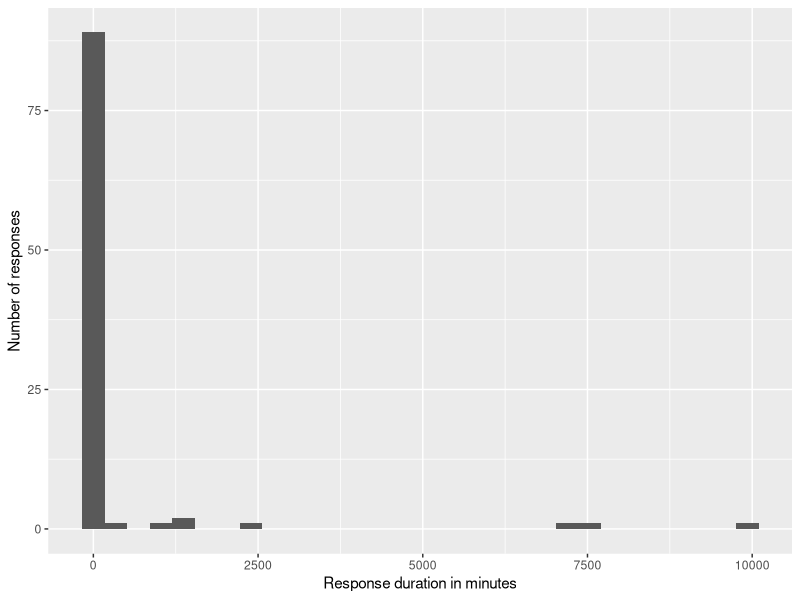
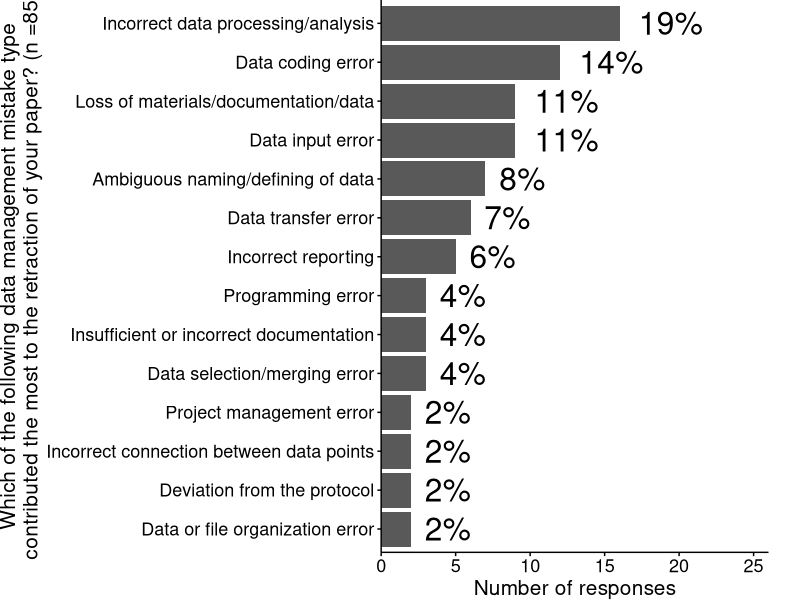
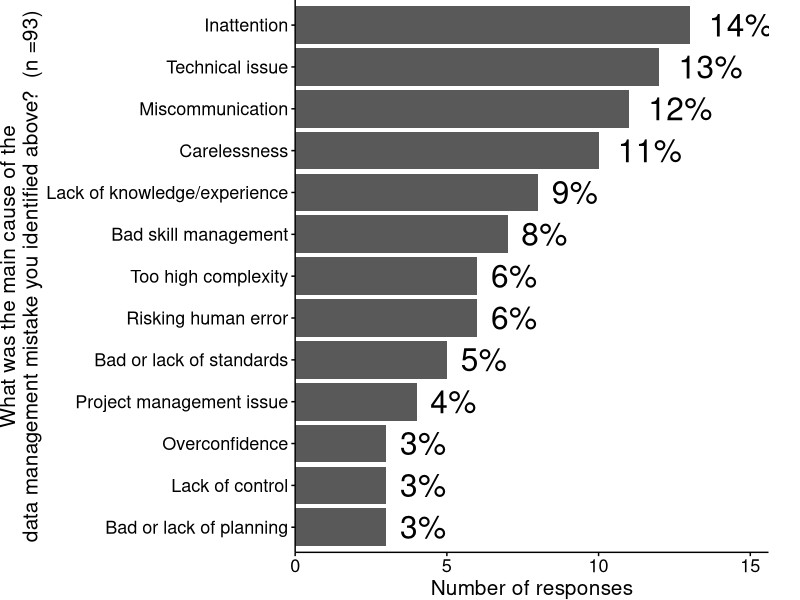
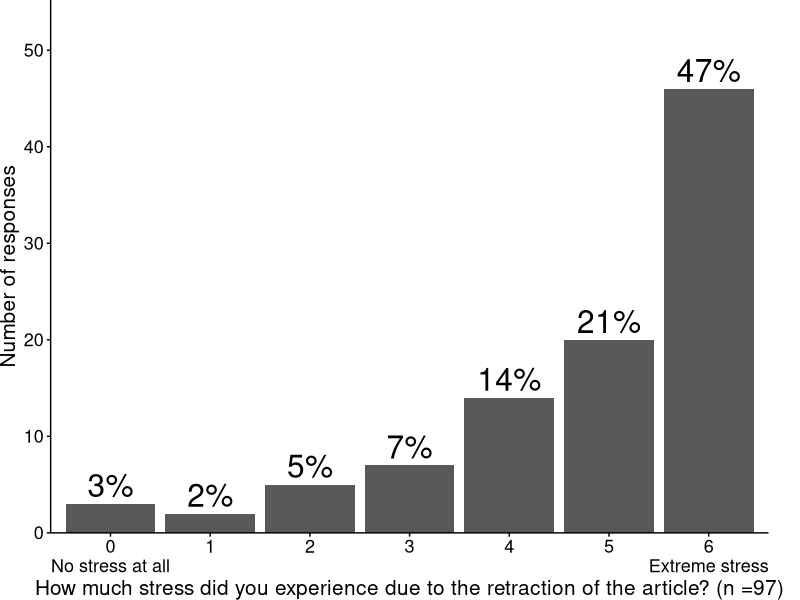
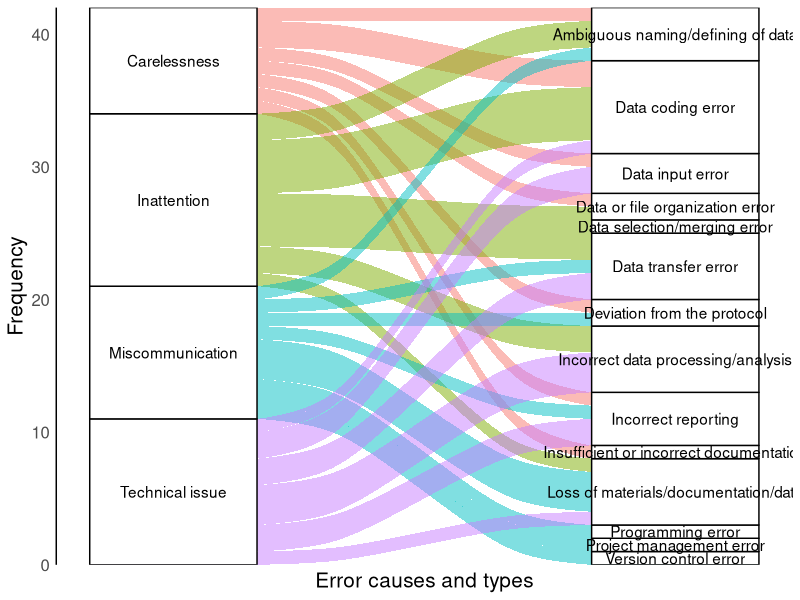
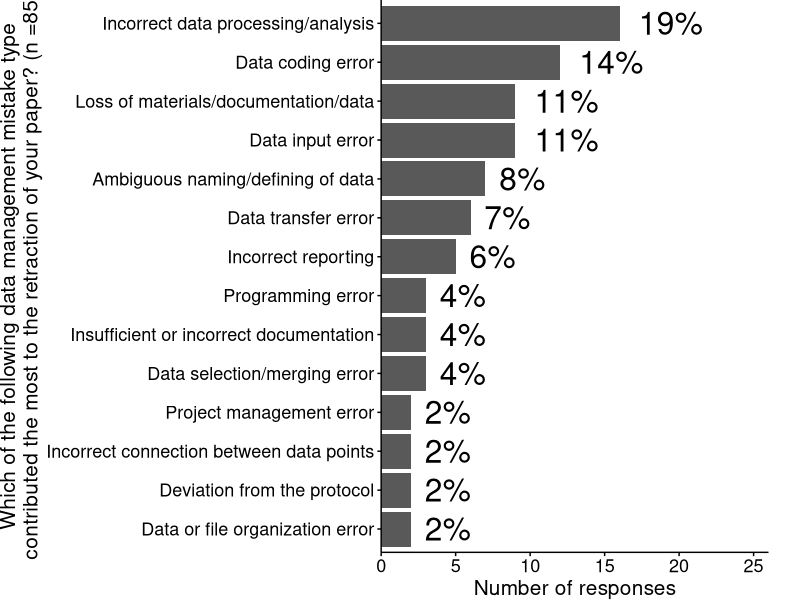
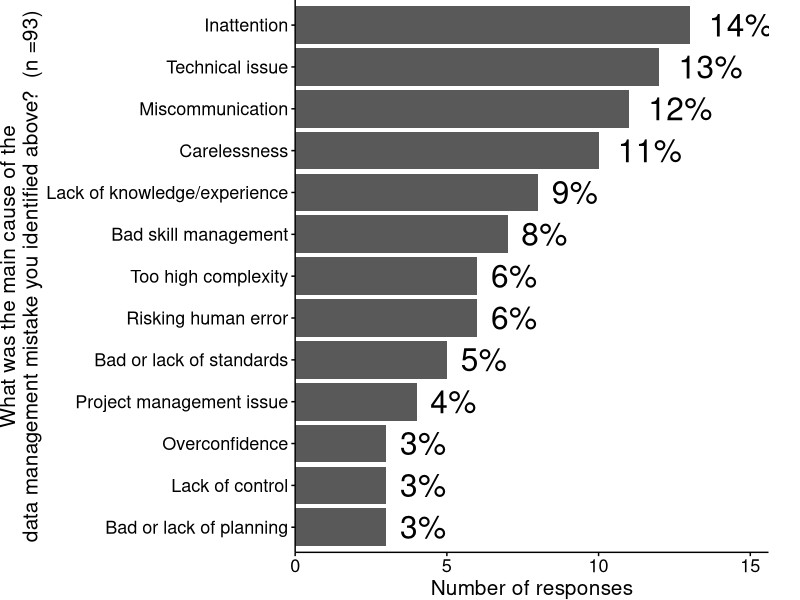
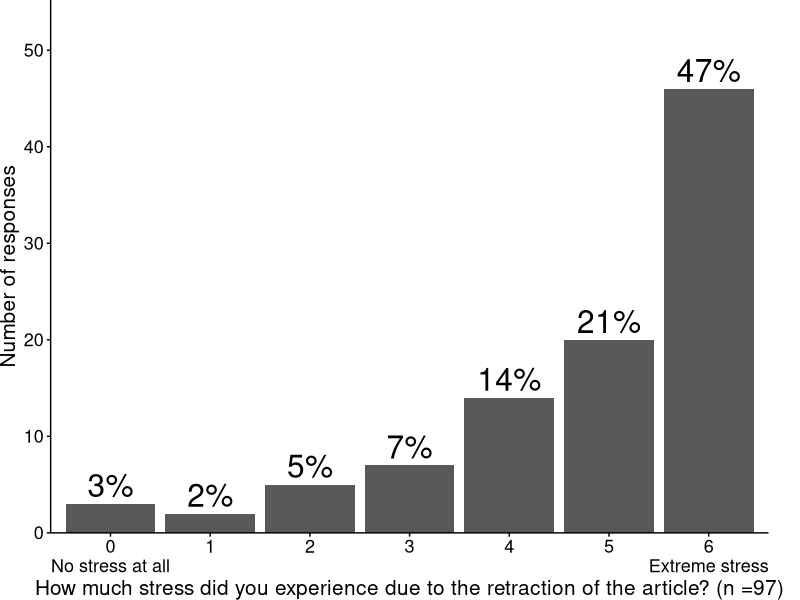

These figures' R source, in order:
## ---- chunk 1
knitr::opts_chunk$set(echo = TRUE)
library(tidyverse)
library(here)
library(ggalluvial)
## ---- chunk 2
processed <- read_csv(here("data/processed/retractionwatch_processed_data.csv"))
## ---- chunk 3
# We will only need the duration in minutes for the main analysis so we calculate it here
processed <-
  processed %>% 
  mutate(duration_in_mins = duration_in_seconds / 60)

processed %>% 
  ggplot() +
  aes(x = duration_in_mins) +
  geom_histogram() +
  labs(
    x = "Response duration in minutes",
    y = "Number of responses"
  )
## ---- chunk 4
mistake_type_plot_data <-
  processed %>% 
  # Excluding missing and dropped responses
  filter(!is.na(mistake_type)) %>% 
  select(mistake_type) %>% 
  count(mistake_type) %>% 
  ungroup() %>% 
  mutate(N = sum(n),
         percentage = round(n / N * 100, 0)) %>% 
  arrange(desc(n))

glue::glue_collapse(mistake_type_plot_data$mistake_type, sep = "\n")

y_max <- max(mistake_type_plot_data$n) + 10
  
mistake_type_plot <-
  mistake_type_plot_data %>% 
  filter(n > 1) %>% 
  ggplot() +
  aes(x = reorder(mistake_type, n), y = n) +
  geom_bar(stat = "identity") +
  geom_text(aes(label = paste0(percentage, "%")), size = 8, hjust = -0.3) +
  labs(x = paste0("Which of the following data management mistake type\ncontributed the most to the retraction of your paper? (n =", unique(mistake_type_plot_data$N), ")"),
       y = "Number of responses") +
  coord_flip() +
  scale_y_continuous(expand = c(0,0), limit = c(0, y_max)) +
  theme(
    axis.ticks = element_line(color = "black"),
    axis.line = element_line(color = "black"),
    axis.text = element_text(color = "black", size = 13),
    panel.background = element_blank(),
    axis.title = element_text(size = 15),
    plot.margin = unit(c(0,0.8,0,0), "cm")
    )

ggsave(here::here("figures/mistake_type_plot.jpg"), mistake_type_plot, dpi = 300, height = 8, width = 12)

mistake_type_plot
## ---- chunk 5
processed %>% 
  filter(is.na(mistake_type)) %>%
  nrow()
## ---- chunk 6
mistake_cause_plot_data <-
  processed %>% 
  select(mistake_cause) %>% 
  # Excluding missing and irrelevant responses
  filter(!is.na(mistake_cause)) %>% 
  count(mistake_cause) %>% 
  ungroup() %>% 
  mutate(N = sum(n),
         percentage = round(n / N * 100, 0)) %>% 
  arrange(desc(n))

y_max <- max(mistake_cause_plot_data$n) * 1.2
  
mistake_cause_plot <-
  mistake_cause_plot_data %>% 
  filter(n > 1) %>% 
  ggplot() +
  aes(x = reorder(mistake_cause, n), y = n) +
  geom_bar(stat = "identity") +
  geom_text(aes(label = paste0(percentage, "%")), size = 8, hjust = -0.3) +
  labs(x = paste0("What was the main cause of the\ndata management mistake you identified above?  (n =", unique(mistake_cause_plot_data$N), ")"),
       y = "Number of responses") +
  coord_flip() +
  scale_y_continuous(expand = c(0,0), limit = c(0, y_max)) +
  theme(
    axis.ticks = element_line(color = "black"),
    axis.line = element_line(color = "black"),
    axis.text = element_text(color = "black", size = 13),
    panel.background = element_blank(),
    axis.title = element_text(size = 15),
    plot.margin = unit(c(0,0.8,0,0), "cm")
    )

ggsave(here::here("figures/mistake_cause_plot.jpg"), mistake_cause_plot, dpi = 300, height = 8, width = 12)

mistake_cause_plot
## ---- chunk 7
processed %>% 
  filter(is.na(mistake_cause)) %>%
  nrow()
## ---- chunk 8
stress_plot_data <-
  processed %>% 
  select(stress) %>% 
  count(stress) %>% 
  ungroup() %>% 
  mutate(
    N = sum(n),
    percentage = round(n / N * 100, 0),
    stress = case_when(
      stress == 0 ~ "0\nNo stress at all",
      stress == 1 ~ "1",
      stress == 2 ~ "2",
      stress == 3 ~ "3",
      stress == 4 ~ "4",
      stress == 5 ~ "5",
      stress == 6 ~ "6\nExtreme stress"
      ),
    stress = factor(stress, levels = c("0\nNo stress at all" , "1" , "2" , "3" , "4" , "5" , "6\nExtreme stress"))
    )

y_max <- max(stress_plot_data$n) * 1.2

stress_plot <-
  stress_plot_data %>% 
  ggplot() +
  aes(x = stress, y = n) +
  geom_bar(stat = "identity") +
  geom_text(aes(label = paste0(percentage, "%")), size = 8, vjust = -0.3) +
  labs(x = paste0("How much stress did you experience due to the retraction of the article? (n =", unique(stress_plot_data$N), ")"),
       y = "Number of responses") +
  scale_y_continuous(expand = c(0,0), limit = c(0, y_max)) +
  theme(
    axis.ticks = element_line(color = "black"),
    axis.line = element_line(color = "black"),
    axis.text = element_text(color = "black", size = 13),
    panel.background = element_blank(),
    axis.title = element_text(size = 15),
    plot.margin = unit(c(0,0.8,0,0), "cm")
    )

ggsave(here::here("figures/stress_plot.jpg"), stress_plot, dpi = 300, height = 5, width = 10)

stress_plot
## ---- chunk 9
# Median
median(processed$stress, na.rm = TRUE)

# Quantile 25%
quantile(processed$stress, .25, na.rm = TRUE)

# Quantile 75%
quantile(processed$stress, .75, na.rm = TRUE)
## ---- chunk 10
processed %>% 
  select(workflow) %>% 
  count(workflow) %>% 
  ungroup() %>% 
  mutate(
    N = sum(n),
    percentage = round(n / N * 100, 0)
    )
## ---- chunk 11
mistake_cause_type_plot_data <-
  processed %>% 
  select(mistake_cause, mistake_type) %>% 
  filter(!is.na(mistake_type)) |> 
  # Excluding missing and irrelevant responses
  filter(!is.na(mistake_cause)) %>% 
  filter(mistake_cause %in% c("Inattention", "Technical issue", "Miscommunication", "Carelessness")) |> 
  count(mistake_cause, mistake_type) %>% 
  group_by(mistake_cause) |>
  mutate(N = sum(n),
         percentage = round(n / N * 100, 0)) %>% 
  arrange(mistake_cause)

# Number of all responses for this figure
mistake_cause_type_plot_data |> ungroup() |> summarise(all = sum(n))

mistake_cause_type_plot <-
  ggplot(data = mistake_cause_type_plot_data,
         aes(axis1 = mistake_cause, axis2 = mistake_type, y = n)) +
  geom_alluvium(aes(fill = mistake_cause)) +
  geom_stratum() +
  geom_text(stat = "stratum", aes(label = after_stat(stratum))) +
  scale_y_continuous(expand = c(0, 0)) +
  labs(
    x = "Error causes and types",
    y = "Frequency"
  ) +
  theme_minimal() +
  theme(
    panel.grid = element_blank(),
    axis.line.y = element_line(color = "black"),
    axis.line.x = element_blank(),
    legend.position = "none",
    axis.text.x = element_blank(),
    axis.title = element_text(size = 15),
    axis.text.y = element_text(size = 12)
  )

ggsave(here::here("figures/mistake_cause_type_plot.jpg"), mistake_cause_type_plot, dpi = 300, height = 10, width = 15)

mistake_cause_type_plot
